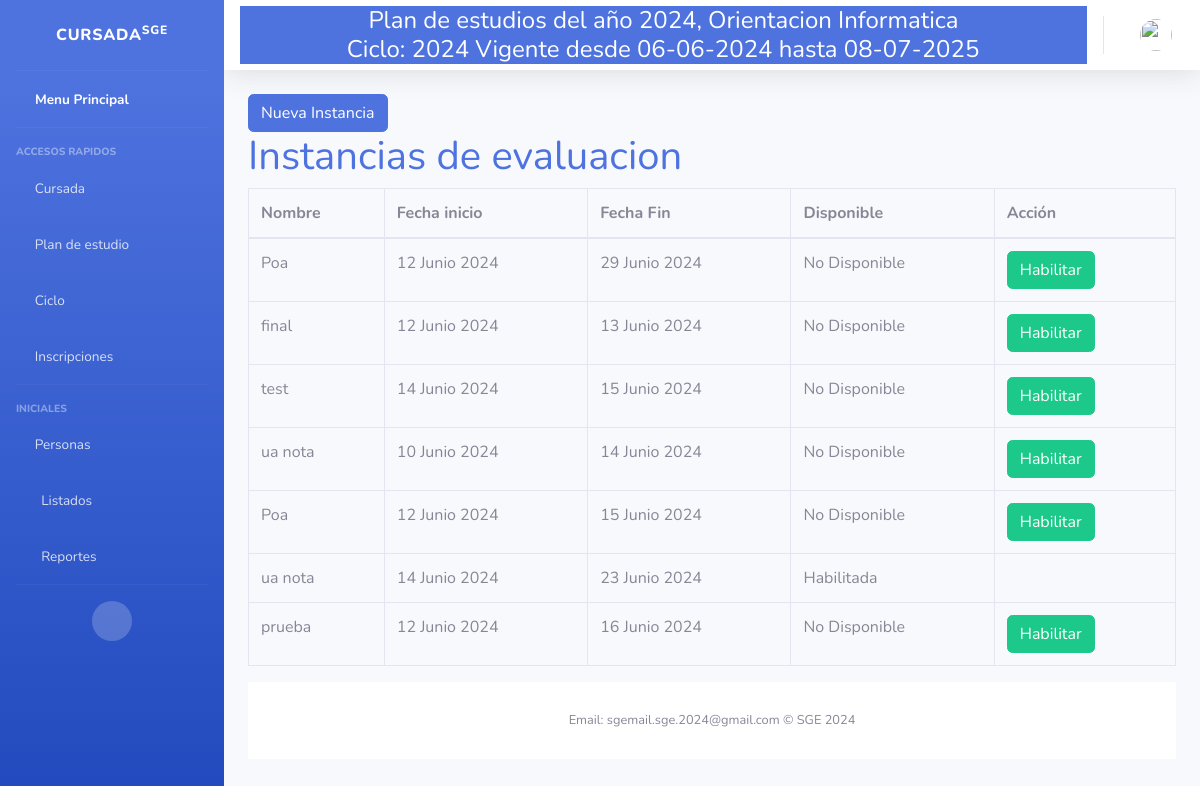
Before: /Clases/verInstancias with the older database file.
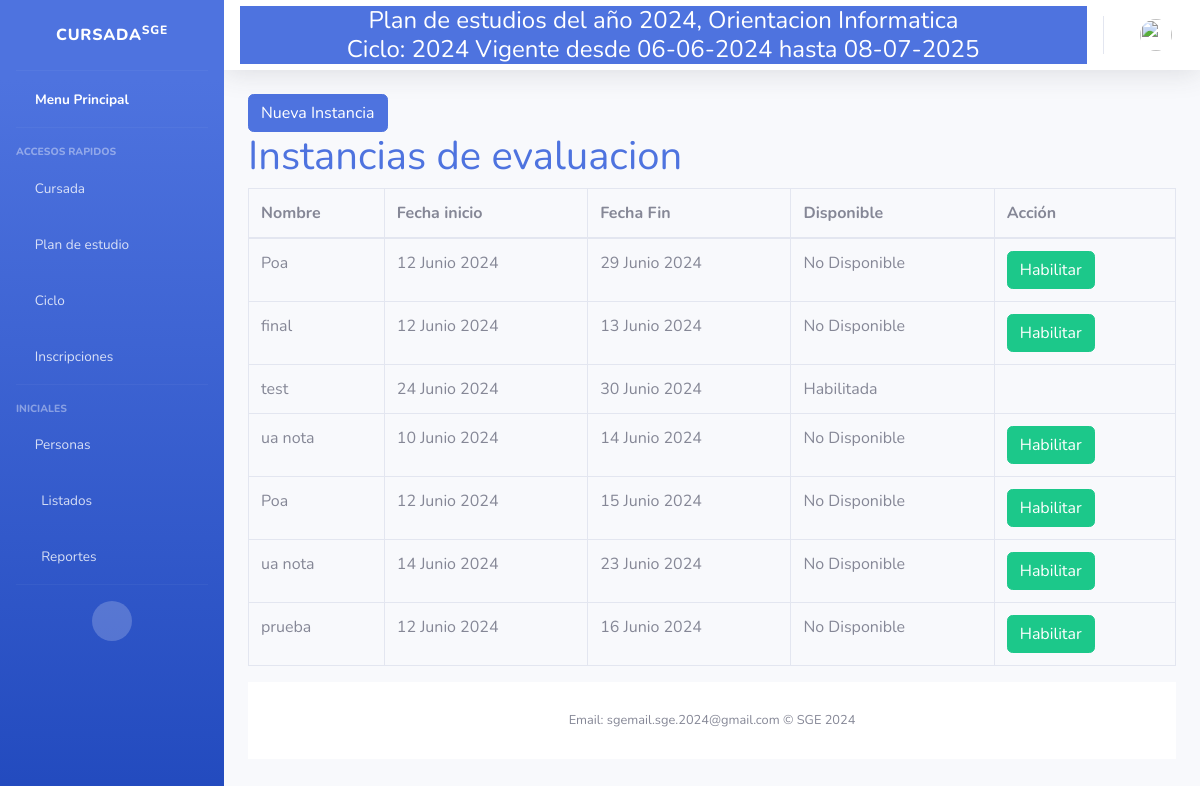
After: the same page with the newer database file.
### Core/models.py (models this page shows, shortened)
class Instancia(models.Model):
    ciclo = models.ForeignKey(Ciclo, on_delete=models.CASCADE)
    nombre = models.CharField(help_text="Ej: Nota Final"
                              ,max_length= 50)
    disponible = models.BooleanField(default = False)
    fecha_inicio = models.DateField(help_text="Ej: 16/02/2024",
                                   default=now)
    fecha_fin = models.DateField(help_text="Ej: 16/02/2024")

### Clases/views.py (the view)
class instancias_list(ListView):
    model = Instancia
    template_name = 'Calificacion/instancias.html'

### Core/models.py (called while the page is built)
    def __str__(self):
        return "Plan de estudios del año {0}, Orientacion {1}".format(self.anio, self.orientacion)

    def __str__(self):
        return "{0} Vigente desde {1} hasta {2}".format(self.anioCalendario,self.fechaInicio.strftime("%d-%m-%Y"), self.fechaFin.strftime("%d-%m-%Y"))

### Clases/templates/Calificacion/instancias.html (shortened to what this page needs)
{% extends 'index.html' %}
{% load bootstrap5 %}
{% block content %}
    <div class="content">
        <a href="/Clases\altaInstancia">
            <button class="btn btn-primary">Nueva Instancia</button>
        </a>
        <h1><a href="#">Instancias de evaluacion</a></h1>
        <div class="hidden orden-listado">
            <div class="flex-md-column-reverse">
                <table class="table table-bordered table-hover">
                    <thead class="hidden orden-listado">
                        <tr class="table-hover">
                            <th>Nombre</th>
                            <th>Fecha inicio</th>
                            <th>Fecha Fin</th>
                            <th>Disponible</th>
                            <th>Acción</th>
                        </tr>
                    </thead>
                    <tbody>
                        {% block tabla %}
                            {% if object_list %}
                                {% for instancia in object_list %}
                                    <tr>
                                        <td>{{ instancia.nombre }}</td>
                                        <td>{{ instancia.fecha_inicio }}</td>
                                        <td>{{ instancia.fecha_fin }}</td>
                                        {% if instancia.disponible %}
                                            <td>Habilitada</td>
                                        {% else %}
                                        <td>No Disponible</td>
                                        {% endif %}
                                        <td>
                                            {% if not instancia.disponible %}
                                                <button class="btn btn-success btn-habilitar" data-instancia-id="{{ instancia.id }}" data-bs-toggle="modal" data-bs-target="#habilitarModal">Habilitar</button>
                                            {% endif %}
                                        </td>
                                    </tr>
                                {% endfor %}
                            {% else %}
                                <tr>
                                    <td colspan="5">NO HAY INSTANCIAS PARA LISTAR</td>
                                </tr>
                            {% endif %}
                        {% endblock tabla %}
                    </tbody>
                </table>
            </div>
        </div>
    </div>
{% endblock %}

Changed rows visible on the page:
changed Instancia "test": fecha_inicio "14 Junio 2024" → "24 Junio 2024"; fecha_fin "15 Junio 2024" → "30 Junio 2024"; disponible "No Disponible Habilitar" → "Habilitada"
changed Instancia "23 Junio 2024": disponible "Habilitada" → "No Disponible Habilitar"
